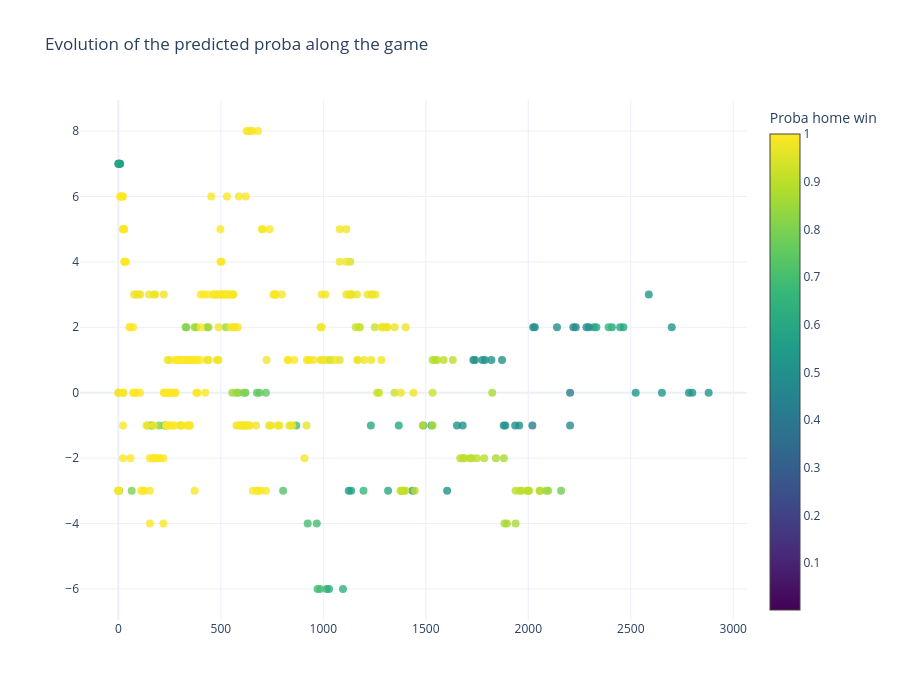

Notebook code cell kept with this figure:
### Code cell
# It could be very interesting to plot the evolution of the score diff colorated by the predicted proba along one game

fig = go.Figure()

fig.add_trace(
    go.Scatter(
        x=game_df['glo_time_remaining'],
        y=game_df['score_diff'],
        mode='markers',
        
        marker=dict(
            size=8,
            color=y_pred_proba_true,     # couleur = probabilité
            colorscale='Viridis',   # dégradé
            colorbar=dict(
                title="Proba home win"
            ),
            showscale=True,
            opacity=0.8
        ),

        text=[
            f"Proba: {p:.3f}"
            for p in y_pred_proba_true
        ],

        hovertemplate=
            "time_remaining: %{x:.2f}<br>" +
            "score_diff: %{y:.2f}<br>" +
            "%{text}<extra></extra>"
    )
)

fig.update_layout(
    title="Evolution of the predicted proba along the game",
    template="plotly_white",
    width=900,
    height=700
)

fig.show()

### Figure 1 — Plotly figure (JSON) as saved in the notebook; plotly's stock layout.template omitted (floating-point values rounded to 4 significant figures; data arrays with more than 128 entries replaced by an {"elided": "..."} marker saying what was removed)
{"data": [{"hovertemplate": "time_remaining: %{x:.2f}<br>score_diff: %{y:.2f}<br>%{text}<extra></extra>", "marker": {"color": {"elided": "75480 float values"}, "colorbar": {"title": {"text": "Proba home win"}}, "colorscale": [[0, "#440154"], [0.1111, "#482878"], [0.2222, "#3e4989"], [0.3333, "#31688e"], [0.4444, "#26828e"], [0.5556, "#1f9e89"], [0.6667, "#35b779"], [0.7778, "#6ece58"], [0.8889, "#b5de2b"], [1, "#fde725"]], "opacity": 0.8, "showscale": true, "size": 8}, "mode": "markers", "text": {"elided": "75480 str values"}, "type": "scatter", "x": {"elided": "356 float values"}, "y": {"elided": "356 int values"}}], "layout": {"height": 700, "title": {"text": "Evolution of the predicted proba along the game"}, "width": 900}}
